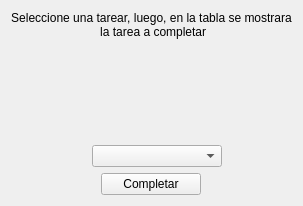
                          <widget class="QWidget" name="page_5">
                           <layout class="QGridLayout" name="gridLayout_6">
                            <item row="3" column="0" rowspan="2">
                             <layout class="QHBoxLayout" name="horizontalLayout_18">
                              <item>
                               <widget class="QPushButton" name="BotonCompletarT">
                                <property name="maximumSize">
                                 <size>
                                  <width>100</width>
                                  <height>50</height>
                                 </size>
                                </property>
                                <property name="text">
                                 <string>Completar</string>
                                </property>
                               </widget>
                              </item>
                             </layout>
                            </item>
                            <item row="2" column="0">
                             <layout class="QFormLayout" name="formLayout_2">
                              <property name="formAlignment">
                               <set>Qt::AlignHCenter|Qt::AlignTop</set>
                              </property>
                              <item row="0" column="1">
                               <widget class="QComboBox" name="TareaCompletar">
                                <property name="maximumSize">
                                 <size>
                                  <width>130</width>
                                  <height>16777215</height>
                                 </size>
                                </property>
                               </widget>
                              </item>
                             </layout>
                            </item>
                            <item row="0" column="0">
                             <layout class="QHBoxLayout" name="horizontalLayout_16">
                              <item>
                               <widget class="QLabel" name="label_3">
                                <property name="text">
                                 <string>Seleccione una tarear, luego, en la tabla se mostrara
 la tarea a completar</string>
                                </property>
                                <property name="alignment">
                                 <set>Qt::AlignCenter</set>
                                </property>
                               </widget>
                              </item>
                             </layout>
                            </item>
                            <item row="1" column="0">
                             <spacer name="verticalSpacer_3">
                              <property name="orientation">
                               <enum>Qt::Vertical</enum>
                              </property>
                              <property name="sizeType">
                               <enum>QSizePolicy::Preferred</enum>
                              </property>
                              <property name="sizeHint" stdset="0">
                               <size>
                                <width>20</width>
                                <height>100</height>
                               </size>
                              </property>
                             </spacer>
                            </item>
                           </layout>
                          </widget>
